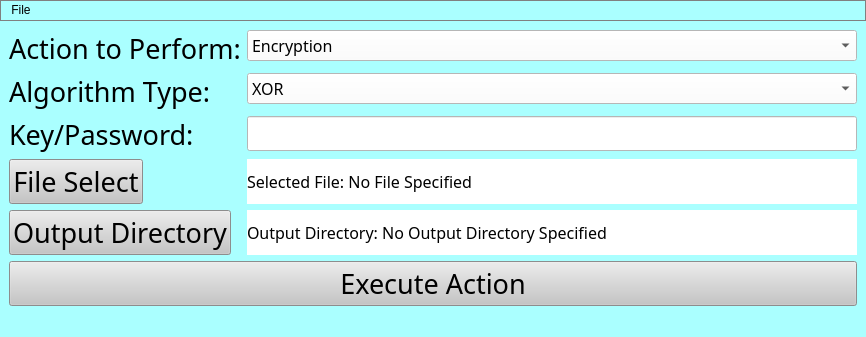
<?xml version="1.0" encoding="UTF-8"?>
<ui version="4.0">
 <class>MainWindow</class>
 <widget class="QMainWindow" name="MainWindow">
  <property name="geometry">
   <rect>
    <x>0</x>
    <y>0</y>
    <width>866</width>
    <height>311</height>
   </rect>
  </property>
  <property name="sizePolicy">
   <sizepolicy hsizetype="Preferred" vsizetype="Preferred">
    <horstretch>0</horstretch>
    <verstretch>0</verstretch>
   </sizepolicy>
  </property>
  <property name="acceptDrops">
   <bool>false</bool>
  </property>
  <property name="windowTitle">
   <string>MainWindow</string>
  </property>
  <property name="autoFillBackground">
   <bool>false</bool>
  </property>
  <property name="styleSheet">
   <string notr="true">background-color: rgb(170, 255, 255);</string>
  </property>
  <property name="tabShape">
   <enum>QTabWidget::Rounded</enum>
  </property>
  <widget class="QWidget" name="centralwidget">
   <property name="acceptDrops">
    <bool>false</bool>
   </property>
   <layout class="QFormLayout" name="formLayout">
    <item row="0" column="0">
     <widget class="QLabel" name="input_label_1">
      <property name="font">
       <font>
        <family>Calibri Light</family>
        <pointsize>20</pointsize>
       </font>
      </property>
      <property name="text">
       <string>Action to Perform:</string>
      </property>
     </widget>
    </item>
    <item row="1" column="0">
     <widget class="QLabel" name="input_label_2">
      <property name="font">
       <font>
        <family>Calibri Light</family>
        <pointsize>20</pointsize>
       </font>
      </property>
      <property name="text">
       <string>Algorithm Type:</string>
      </property>
     </widget>
    </item>
    <item row="1" column="1">
     <widget class="QComboBox" name="algorithm_selection_box">
      <property name="sizePolicy">
       <sizepolicy hsizetype="Minimum" vsizetype="Fixed">
        <horstretch>0</horstretch>
        <verstretch>0</verstretch>
       </sizepolicy>
      </property>
      <property name="font">
       <font>
        <family>Calibri Light</family>
        <pointsize>12</pointsize>
       </font>
      </property>
      <property name="focusPolicy">
       <enum>Qt::ClickFocus</enum>
      </property>
      <property name="styleSheet">
       <string notr="true">background-color: rgb(255, 255, 255);</string>
      </property>
      <item>
       <property name="text">
        <string>XOR</string>
       </property>
      </item>
      <item>
       <property name="text">
        <string>Pixel Shuffling</string>
       </property>
      </item>
      <item>
       <property name="text">
        <string>Algorithm 3</string>
       </property>
      </item>
      <item>
       <property name="text">
        <string>Algorithm 4</string>
       </property>
      </item>
     </widget>
    </item>
    <item row="3" column="0">
     <widget class="QPushButton" name="file_select_button">
      <property name="font">
       <font>
        <family>Calibri Light</family>
        <pointsize>20</pointsize>
       </font>
      </property>
      <property name="styleSheet">
       <string notr="true">background-color: rgb(197, 197, 197);
</string>
      </property>
      <property name="text">
       <string>File Select</string>
      </property>
     </widget>
    </item>
    <item row="3" column="1">
     <widget class="QLabel" name="selected_file_label">
      <property name="font">
       <font>
        <family>Calibri Light</family>
        <pointsize>12</pointsize>
       </font>
      </property>
      <property name="styleSheet">
       <string notr="true">background-color: rgb(255, 255, 255);</string>
      </property>
      <property name="text">
       <string>Selected File: No File Specified</string>
      </property>
     </widget>
    </item>
    <item row="4" column="0">
     <widget class="QPushButton" name="select_output_directory_button">
      <property name="sizePolicy">
       <sizepolicy hsizetype="Preferred" vsizetype="Fixed">
        <horstretch>0</horstretch>
        <verstretch>0</verstretch>
       </sizepolicy>
      </property>
      <property name="font">
       <font>
        <family>Calibri Light</family>
        <pointsize>20</pointsize>
       </font>
      </property>
      <property name="styleSheet">
       <string notr="true">background-color: rgb(197, 197, 197);</string>
      </property>
      <property name="text">
       <string>Output Directory</string>
      </property>
     </widget>
    </item>
    <item row="4" column="1">
     <widget class="QLabel" name="selected_output_directory_label">
      <property name="font">
       <font>
        <family>Calibri Light</family>
        <pointsize>12</pointsize>
       </font>
      </property>
      <property name="styleSheet">
       <string notr="true">background-color: rgb(255, 255, 255);</string>
      </property>
      <property name="text">
       <string>Output Directory: No Output Directory Specified</string>
      </property>
     </widget>
    </item>
    <item row="0" column="1">
     <widget class="QComboBox" name="action_selection_box">
      <property name="sizePolicy">
       <sizepolicy hsizetype="Minimum" vsizetype="Fixed">
        <horstretch>0</horstretch>
        <verstretch>0</verstretch>
       </sizepolicy>
      </property>
      <property name="font">
       <font>
        <family>Calibri Light</family>
        <pointsize>12</pointsize>
       </font>
      </property>
      <property name="focusPolicy">
       <enum>Qt::ClickFocus</enum>
      </property>
      <property name="contextMenuPolicy">
       <enum>Qt::DefaultContextMenu</enum>
      </property>
      <property name="styleSheet">
       <string notr="true">background-color: rgb(255, 255, 255);</string>
      </property>
      <property name="frame">
       <bool>true</bool>
      </property>
      <item>
       <property name="text">
        <string>Encryption</string>
       </property>
      </item>
      <item>
       <property name="text">
        <string>Decryption</string>
       </property>
      </item>
     </widget>
    </item>
    <item row="5" column="0" colspan="2">
     <widget class="QPushButton" name="execute_action_button">
      <property name="sizePolicy">
       <sizepolicy hsizetype="Preferred" vsizetype="Fixed">
        <horstretch>0</horstretch>
        <verstretch>0</verstretch>
       </sizepolicy>
      </property>
      <property name="font">
       <font>
        <family>Calibri Light</family>
        <pointsize>20</pointsize>
       </font>
      </property>
      <property name="focusPolicy">
       <enum>Qt::ClickFocus</enum>
      </property>
      <property name="layoutDirection">
       <enum>Qt::LeftToRight</enum>
      </property>
      <property name="autoFillBackground">
       <bool>false</bool>
      </property>
      <property name="styleSheet">
       <string notr="true">background-color: rgb(197, 197, 197);</string>
      </property>
      <property name="text">
       <string>Execute Action</string>
      </property>
      <property name="default">
       <bool>false</bool>
      </property>
      <property name="flat">
       <bool>false</bool>
      </property>
     </widget>
    </item>
    <item row="2" column="0">
     <widget class="QLabel" name="keyPasswordLabel">
      <property name="font">
       <font>
        <family>Calibri Light</family>
        <pointsize>20</pointsize>
       </font>
      </property>
      <property name="text">
       <string>Key/Password:</string>
      </property>
     </widget>
    </item>
    <item row="2" column="1">
     <widget class="QLineEdit" name="keyPasswordLineEdit">
      <property name="font">
       <font>
        <family>Calibri Light</family>
        <pointsize>14</pointsize>
       </font>
      </property>
      <property name="styleSheet">
       <string notr="true">background-color: rgb(255, 255, 255);</string>
      </property>
      <property name="echoMode">
       <enum>QLineEdit::Password</enum>
      </property>
     </widget>
    </item>
   </layout>
  </widget>
  <widget class="QStatusBar" name="statusbar"/>
  <widget class="QMenuBar" name="menuBar">
   <property name="geometry">
    <rect>
     <x>0</x>
     <y>0</y>
     <width>866</width>
     <height>23</height>
    </rect>
   </property>
   <property name="styleSheet">
    <string notr="true">border: 1px solid gray;</string>
   </property>
   <widget class="QMenu" name="menuFile">
    <property name="title">
     <string>File</string>
    </property>
    <addaction name="separator"/>
    <addaction name="exit_action"/>
    <addaction name="separator"/>
   </widget>
   <addaction name="menuFile"/>
  </widget>
  <action name="actionChoose_File">
   <property name="text">
    <string>Choose File</string>
   </property>
  </action>
  <action name="actionClose">
   <property name="text">
    <string>Close</string>
   </property>
  </action>
  <action name="file_action">
   <property name="text">
    <string>File</string>
   </property>
  </action>
  <action name="exit_action">
   <property name="text">
    <string>Exit</string>
   </property>
  </action>
 </widget>
 <resources/>
 <connections/>
</ui>
